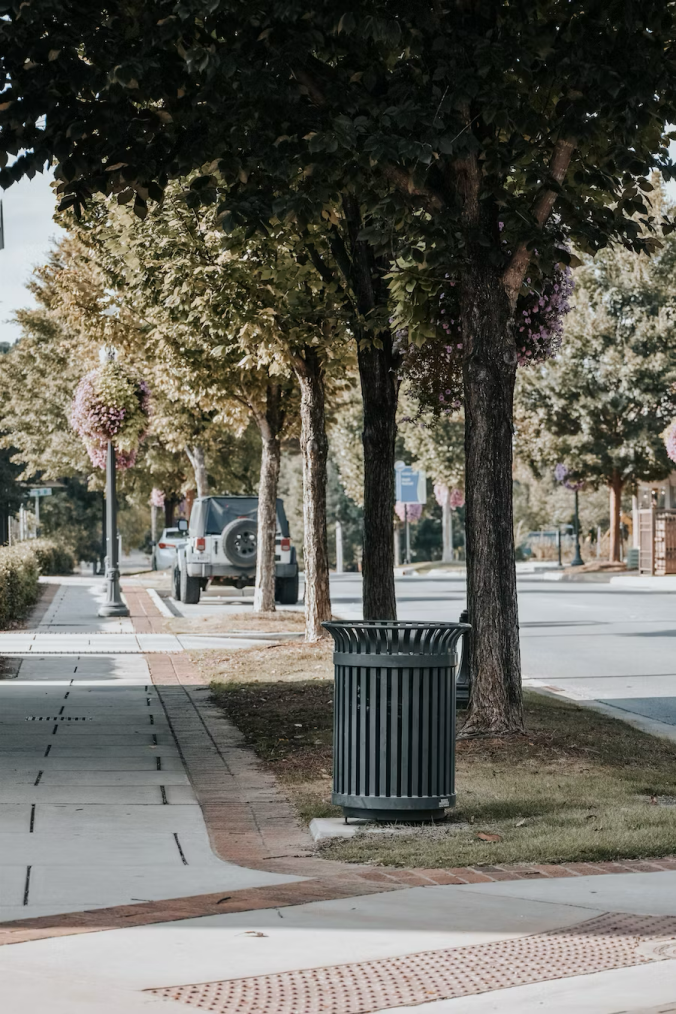
#> input picture BiCamera/Image1.png, 676 x 1014 px, given in place of the camera
$ python Try.py
#> lines starting #> are read from the running program, lines starting #| are printed output that depends on the picture
import cv2
import numpy as np
import glob
import os
import pickle

# 找棋盘格角点
criteria = (cv2.TERM_CRITERIA_EPS + cv2.TERM_CRITERIA_MAX_ITER, 30, 0.001)  # 阈值
w = 9  # 9个内角点
h = 6  # 6个内角点
objp = np.zeros((w * h, 3), np.float32)
objp[:, :2] = np.mgrid[0:w, 0:h].T.reshape(-1, 2)
objp = objp * 18.1  # 18.1 mm

objpoints = []  # 在世界坐标系中的三维点
imgpoints = []  # 在图像平面的二维点
images = glob.glob('./*.jpg')  # 拍摄的十几张棋盘图片所在目录

gray = None  # 在循环外部定义gray
i = 0


print('正在计算')
mtx = dist = rvecs = tvecs = newcameramtx = roi = None  # 给这些变量设置默认值
if os.path.exists("calibration_data.pkl"):
    # 如果有，就直接读取
    with open("calibration_data.pkl", "rb") as file:
#> (reads BiCamera/calibration_data.pkl from the repository)
        calibration_data = pickle.load(file)
    mtx = calibration_data['mtx']
    dist = calibration_data['dist']
    rvecs = calibration_data['rvecs']
    tvecs = calibration_data['tvecs']
    newcameramtx = calibration_data['newcameramtx']
    roi = calibration_data['roi']
else:
    for fname in images:
        img = cv2.imread(fname)
        gray = cv2.cvtColor(img, cv2.COLOR_BGR2GRAY)
        ret, corners = cv2.findChessboardCorners(gray, (w, h), None)
        if ret == True:
            print("i:", i)
            i = i + 1
            cv2.cornerSubPix(gray, corners, (11, 11), (-1, -1), criteria)
            objpoints.append(objp)
            imgpoints.append(corners)
            cv2.drawChessboardCorners(img, (w, h), corners, ret)
            cv2.namedWindow('findCorners', cv2.WINDOW_NORMAL)
            cv2.resizeWindow('findCorners', 640, 480)
            cv2.imshow('findCorners', img)
            # 储存标定时的图像
            cv2.imwrite('findCorners' + str(i) + '.jpg', img)
            cv2.waitKey(200)
    cv2.destroyAllWindows()
    if gray is not None:  # 如果gray不为空
        ret, mtx, dist, rvecs, tvecs = cv2.calibrateCamera(objpoints, imgpoints, gray.shape[::-1], None, None)
        newcameramtx, roi = cv2.getOptimalNewCameraMatrix(mtx, dist, gray.shape[::-1], 1, gray.shape[::-1])
        # 储存标定结果
        calibration_data = {'mtx': mtx, 'dist': dist, 'rvecs': rvecs, 'tvecs': tvecs, 'newcameramtx': newcameramtx, 'roi': roi}
        with open("calibration_data.pkl", "wb") as file:
            pickle.dump(calibration_data, file)
    else:
        print("无法计算相机标定，因为没有有效的图像")

# 以下代码未修改


if newcameramtx is not None and roi is not None:  # 如果newcameramtx和roi不为空
    camera = cv2.VideoCapture(0) # 打开摄像头
    # 检测摄像头是否打开
    if camera.isOpened():
        print('摄像头已经打开')
    else:
        print('摄像头未打开')

    while True:    # 持续读取摄像头
        (grabbed, frame) = camera.read() # 读取摄像头
#> frame is the input picture: shape (1014, 676, 3); mean B, G, R 92.6, 100.8, 102.3
        h1, w1 = frame.shape[:2]# 获取摄像头的高和宽
#> h1 = 1014; w1 = 676
        # 提升分辨率
        frame = cv2.resize(frame, (int(w1 * 1.5), int(h1 * 1.5)), interpolation=cv2.INTER_CUBIC) # 放大摄像头长宽
#> frame: shape (1521, 1014, 3)
        # 放大图像，全屏显示
        cv2.namedWindow('frame', cv2.WINDOW_NORMAL)
        cv2.resizeWindow('frame', 640*2, 480*2)


        dst = cv2.undistort(frame, mtx, dist, None, newcameramtx) # 去畸变
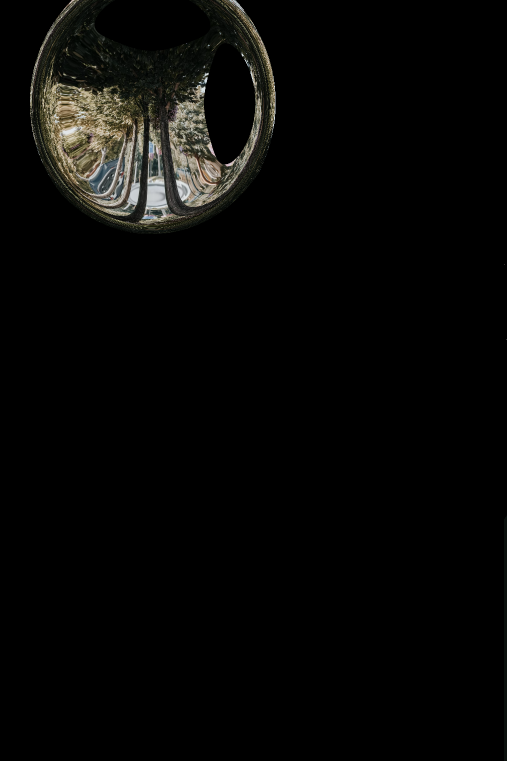
#> dst: shape (1521, 1014, 3) (shown at 1/2 size); mean B, G, R 6, 7.2, 7.4
        x, y, w1, h1 = roi # 获取去畸变后的图像的有效区域
        dst = dst[y:y + h1, x:x + w1] # 去除黑边
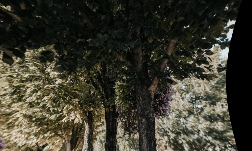
#> dst: shape (151, 252, 3); mean B, G, R 45.2, 57.5, 59.1
        cv2.imshow('frame', dst)
        #按下按键保存图片，并且继续读取摄像头。注意，保存图片后按序号保存，不要覆盖
        if cv2.waitKey(1) & 0xFF == ord('s'):
#> (key q is pressed here)
            cv2.imwrite('calibresult' + str(i) + '.jpg', dst)
            print("保存" + str(i))
            i = i + 1
            continue
        # 按下按键退出程序
        if cv2.waitKey(1) & 0xFF == ord('q'):
#> (key q is pressed here)
            break

        # 对保存下来的图片的边缘进行高亮显示
        gray = cv2.cvtColor(dst, cv2.COLOR_BGR2GRAY) # 转换为灰度图
        edges = cv2.Canny(gray, 100, 256, apertureSize=3)
        # 全屏显示
        cv2.namedWindow('edges', cv2.WINDOW_NORMAL)
        cv2.resizeWindow('edges', 640*2, 480*2)

        cv2.imshow('edges', edges)

    camera.release()
    cv2.destroyAllWindows()
else:
    print("无法打开相机，因为没有有效的图像")
